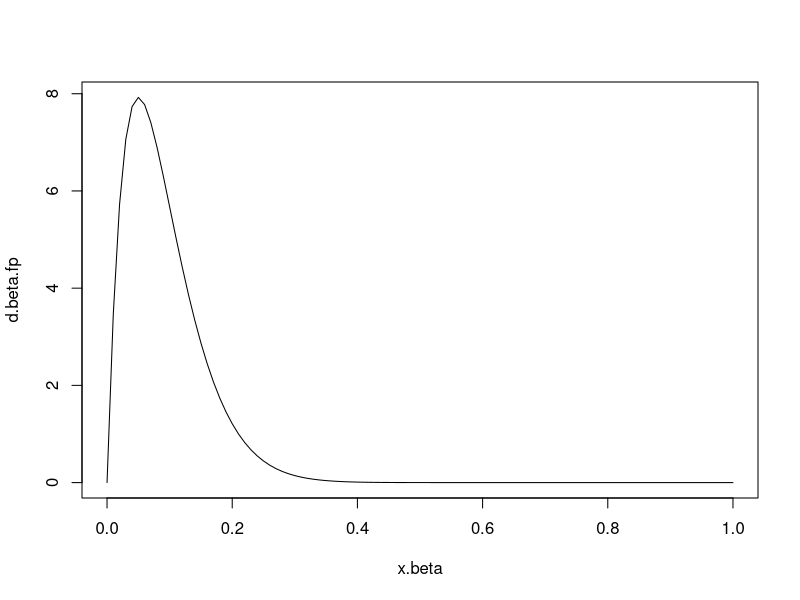

R code for this plot: (Note: this script raises an error after producing the figure.)
## ---- chunk 1
knitr::opts_chunk$set(echo = TRUE)
## ---- chunk 2
x.beta<-seq(from = 0,to = 1,by=0.01)
d.beta.fp <- dbeta(x = x.beta,shape2=20, shape1= 2)
plot(x = x.beta,y= d.beta.fp,type = "l")
## ---- chunk 3
b <- rbinom(n = n, size = 200,prob = mean.fp/100)/200
mean(b)
sd(b)
## ---- chunk 4

n.trt       <- 28
mean.fp.base <- 10.6
sd.fp.base   <- 8.57
se.fp.base   <- sd.fp.base/sqrt(n.trt)
ci95.fp.base <- 1.96*se.fp.base

x.fp.base <- seq(from = c(mean.fp.base-3*sd.fp.base),to = c(mean.fp.base+3*sd.fp.base),by = 0.1)

d.norm.fp.base <- dnorm(x = x.fp.base,
                        mean= mean.fp.base, 
                        sd= sd.fp.base)

plot(x = x.fp.base,y =d.norm.fp.base, type = "l")

points(x = mean.fp.base, y = 0.02,pch = 2)
segments(x0 = mean.fp.base-ci95.fp.base,
         x1 = mean.fp.base+ci95.fp.base,
         y0= 0.02, y1= 0.02)
abline(v = 0, lwd = 10)
## ---- chunk 5
# how long to search for optimum
loops <- 20000

# storage matrix
data.summary.base <- matrix(data = NA,
          nrow = loops,
          ncol = n.trt)
data.summary.base <- data.frame(data.summary.base)


#loop
for(i in 1:loops){
  # generate random data

rand.trt.base <- rnorm(n = n.trt,
      mean = mean.fp.base,
      sd= sd.fp.base)

#make sure all values > 0
while(any(rand.trt.base< 0) == TRUE){
  i.0 <- which(rand.trt.base < 0)
  rand.trt.base[i.0] <- rnorm(n = length(i.0),
                              mean = mean.fp.base,
                              sd   = sd.fp.base)
  }

data.summary.base[i,] <- rand.trt.base

  
}



## ---- chunk 6
base.mean <- apply(data.summary.base,1,mean)
base.sd <- apply(data.summary.base,1,sd)
e.mean <- abs(base.mean - mean.fp.base) #10.55-10.64
e.sd <- abs(base.sd - sd.fp.base)

data.base.summary <- data.frame(base.mean,
                                base.sd,
                                e.mean,
                                e.sd)

## ---- chunk 7
plot(base.mean ~ base.sd)
abline(v= sd.fp.base, col = 2)
abline(h= mean.fp.base, col =2)
abline(v= sd.fp.base+0.25, col = 2)
abline(v= sd.fp.base-0.25, col = 2)
abline(h= mean.fp.base, col =2)
abline(h= mean.fp.base+0.25, col =2)
abline(h= mean.fp.base-0.25, col =2)
## ---- chunk 8
i.hit.base <-which(e.mean < 0.25 & 
        e.sd < 0.25)

data.base.summary[i.hit.base, ]

hist(t(data.summary.base[i.hit.base[3],-c(1:4)]))

data.base.hits <- data.summary.base[i.hit.base, ]
## ---- chunk 9
data.base.hits[1,]
n.its <- 1000000
seed.out <- matrix(data = NA, ncol = n.its+1, nrow = n.trt)

seed.out[,1] <- t(data.base.hits[1,])
scale. <- 0.05
x.lim <- c(mean(seed.out[,1])-mean(seed.out[,1])*scale.,
                  mean(seed.out[,1]+ mean(seed.out[,1])*scale.))
y.lim <- c(sd(seed.out[,1])-sd(seed.out[,1])*scale.,
           sd(seed.out[,1]) + sd(seed.out[,1]*scale.))

plot(mean(seed.out[,1]) , sd(seed.out[,1]), 
       xlim = x.lim,
       ylim = y.lim,pch =3)
points(mean.fp.base , sd.fp.base,pch =2, col =2)

    

noise <-0.1
for(i in 1:n.its){
  #print index
 # print(i)
  
  #take current best hit
  ## calculate summary stats
  seed.ij.1 <- seed.out[,1]
  mean.ij.1 <- mean(seed.ij.1)
  sd.ij.1   <- sd(seed.ij.1)
  
  #calculate current distnace
  dist.1 <- sqrt((mean.fp.base-mean.ij.1)^2 + (sd.fp.base-sd.ij.1)^2)
 
  
  # add noise
  seed.ij.2 <- seed.ij.1 + runif(n = n.trt, min = -noise, max = noise)
  
  #calcualte new summary stats
  mean.ij.2 <- mean(seed.ij.2)
  sd.ij.2   <- sd(seed.ij.2)
  
  dist.2 <- sqrt((mean.fp.base-mean.ij.2)^2 + (sd.fp.base-sd.ij.2)^2)
 
  
  while(abs(mean.fp.base-mean.ij.1) < abs(mean.fp.base-mean.ij.2) &
        abs(  sd.fp.base  -sd.ij.1) < abs(  sd.fp.base-  sd.ij.2)){
        
       seed.ij.2 <- seed.ij.1 +runif(n = n.trt, min = -noise, max = noise)
       mean.ij.2 <- mean(seed.ij.2)
       sd.ij.2   <- sd(seed.ij.2)
  
  }
  #points(mean.ij.2, sd.ij.2,col =i)
  seed.out[,i+1] <- seed.ij.2

}
 


means. <- apply(seed.out,2,mean)
sd. <- apply(seed.out,2,sd)

points(means.,sd.)

## ---- chunk 10

## ---- chunk 11
dim(data.base.hits)
dim(data.wk12.hits)
## ---- chunk 12
p.out <- matrix(data = NA, nrow = nrow(data.base.hits), ncol = nrow(data.wk12.hits))

for(i in 1:nrow(data.base.hits)){
  for(j in 1:nrow(data.wk12.hits)){
    base. <- (data.base.hits[i,-c(1:4)])
  wk.12 <- (data.wk12.hits[j,-c(1:4)])
  #plot(t(base.), t(wk.12))
  p.ij <- t.test(t(base.),
                t(wk.12),
          paired = T)$p.value
  p.out[i,j] <- p.ij
  # print(p.ij)
  # print(i)
  # print(j)
  # cat("\n\n")
  }
  
}

which(p.out < 0.00651 & p.out > 0.00551)

min(p.out)

## ---- chunk 13
i <- 7
j <- 4
  base. <- t(data.base.hits[i,-c(1:4)])
  wk.12 <- t(data.summary.wk12[j,-c(1:4)])
  t.test(base., wk.12,paired = T)
plot(base., wk.12)
